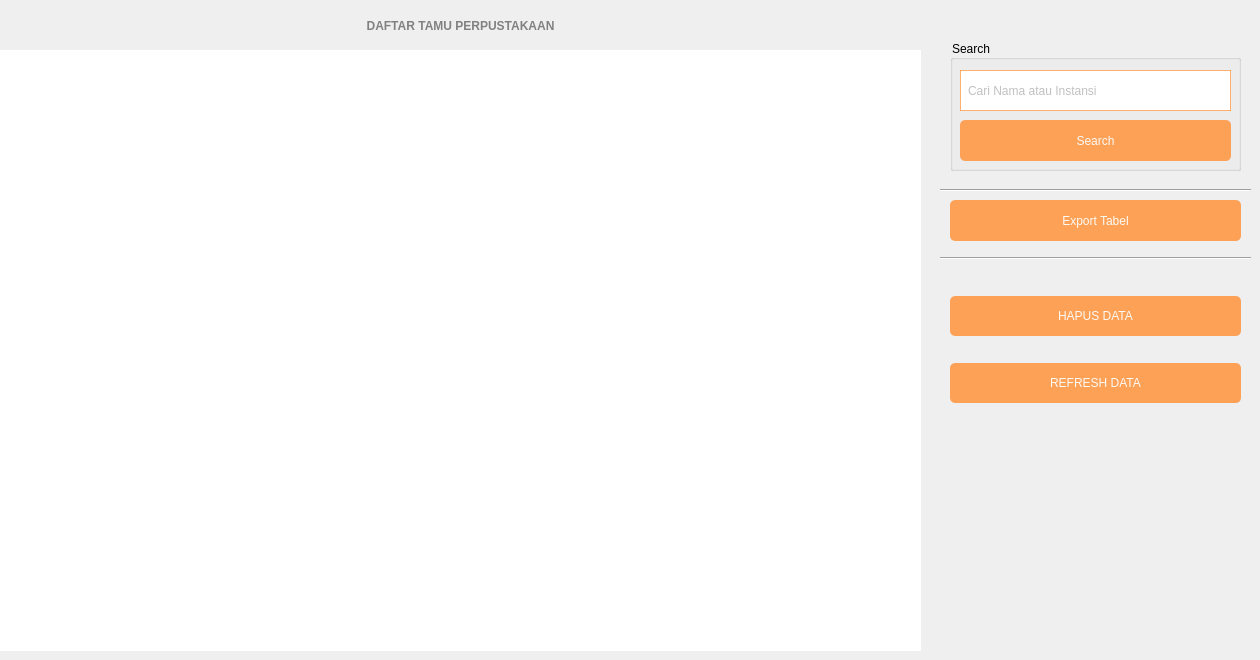
    <widget class="QWidget" name="daftarTamu">
     <property name="styleSheet">
      <string notr="true">QWidget#setting {
	background-color: #fcf9f4;
}</string>
     </property>
     <widget class="QTableWidget" name="daftarTamuTabel">
      <property name="geometry">
       <rect>
        <x>0</x>
        <y>50</y>
        <width>921</width>
        <height>601</height>
       </rect>
      </property>
      <property name="font">
       <font>
        <family>Comic Sans MS</family>
        <pointsize>10</pointsize>
       </font>
      </property>
      <property name="toolTip">
       <string>Double Click untuk lihat detail</string>
      </property>
      <property name="styleSheet">
       <string notr="true">QTableWidget#daftarTamuTabel {
	border: none;
	color: rgb(129, 129, 129)
}</string>
      </property>
      <property name="editTriggers">
       <set>QAbstractItemView::SelectedClicked</set>
      </property>
      <property name="tabKeyNavigation">
       <bool>false</bool>
      </property>
      <property name="showDropIndicator" stdset="0">
       <bool>false</bool>
      </property>
      <property name="dragDropOverwriteMode">
       <bool>false</bool>
      </property>
      <property name="selectionMode">
       <enum>QAbstractItemView::SingleSelection</enum>
      </property>
      <property name="selectionBehavior">
       <enum>QAbstractItemView::SelectRows</enum>
      </property>
      <property name="sortingEnabled">
       <bool>true</bool>
      </property>
     </widget>
     <widget class="QLabel" name="label11">
      <property name="geometry">
       <rect>
        <x>0</x>
        <y>10</y>
        <width>921</width>
        <height>31</height>
       </rect>
      </property>
      <property name="styleSheet">
       <string notr="true">QLabel#label11{
	font: 20pt &quot;Comic Sans MS&quot;;
	font-weight: bold;
	color: #818181;
}</string>
      </property>
      <property name="text">
       <string>DAFTAR TAMU PERPUSTAKAAN</string>
      </property>
      <property name="alignment">
       <set>Qt::AlignCenter</set>
      </property>
      <property name="margin">
       <number>0</number>
      </property>
      <property name="indent">
       <number>-1</number>
      </property>
     </widget>
     <widget class="QWidget" name="layoutWidget_2">
      <property name="geometry">
       <rect>
        <x>950</x>
        <y>270</y>
        <width>291</width>
        <height>161</height>
       </rect>
      </property>
      <layout class="QVBoxLayout" name="verticalLayout_4">
       <property name="spacing">
        <number>1</number>
       </property>
       <property name="sizeConstraint">
        <enum>QLayout::SetDefaultConstraint</enum>
       </property>
       <item>
        <widget class="QPushButton" name="hapusDataTButton">
         <property name="cursor">
          <cursorShape>PointingHandCursor</cursorShape>
         </property>
         <property name="styleSheet">
          <string notr="true">QPushButton#hapusDataTButton {
	background-color: rgba(255, 153, 70,230);
	border: none;
	border-radius: 5px;
	height: 40px;
	font: 13pt &quot;Comic Sans MS&quot;;
	color: #fcf9f4
}
QPushButton#hapusDataTButton:hover {
	background-color:rgba(255, 153, 70,255);
	font: 15pt &quot;Comic Sans MS&quot;;
}</string>
         </property>
         <property name="text">
          <string>HAPUS DATA</string>
         </property>
        </widget>
       </item>
       <item>
        <widget class="QPushButton" name="refreshDataTButton">
         <property name="cursor">
          <cursorShape>PointingHandCursor</cursorShape>
         </property>
         <property name="styleSheet">
          <string notr="true">QPushButton#refreshDataTButton {
	background-color: rgba(255, 153, 70,230);
	border: none;
	border-radius: 5px;
	height: 40px;
	font: 13pt &quot;Comic Sans MS&quot;;
	color: #fcf9f4
}
QPushButton#refreshDataTButton:hover {
	background-color: rgba(255, 153, 70,255);
	font: 15pt &quot;Comic Sans MS&quot;;
}</string>
         </property>
         <property name="text">
          <string>REFRESH DATA</string>
         </property>
        </widget>
       </item>
      </layout>
     </widget>
     <widget class="Line" name="line_5">
      <property name="geometry">
       <rect>
        <x>940</x>
        <y>180</y>
        <width>311</width>
        <height>20</height>
       </rect>
      </property>
      <property name="orientation">
       <enum>Qt::Horizontal</enum>
      </property>
     </widget>
     <widget class="Line" name="line_6">
      <property name="geometry">
       <rect>
        <x>940</x>
        <y>250</y>
        <width>311</width>
        <height>16</height>
       </rect>
      </property>
      <property name="orientation">
       <enum>Qt::Horizontal</enum>
      </property>
     </widget>
     <widget class="QPushButton" name="exportTableTButton">
      <property name="geometry">
       <rect>
        <x>950</x>
        <y>200</y>
        <width>291</width>
        <height>41</height>
       </rect>
      </property>
      <property name="cursor">
       <cursorShape>PointingHandCursor</cursorShape>
      </property>
      <property name="styleSheet">
       <string notr="true">QPushButton#exportTableTButton {
	background-color: rgba(255, 153, 70,230);
	border: none;
	border-radius: 5px;
	height: 40px;
	font: 13pt &quot;Comic Sans MS&quot;;
	color: #fcf9f4
}
QPushButton#exportTableTButton:hover {
	background-color: rgba(255, 153, 70,255);
	font: 15pt &quot;Comic Sans MS&quot;;
}</string>
      </property>
      <property name="text">
       <string>Export Tabel</string>
      </property>
     </widget>
     <widget class="QGroupBox" name="groupBox_2">
      <property name="geometry">
       <rect>
        <x>950</x>
        <y>40</y>
        <width>291</width>
        <height>131</height>
       </rect>
      </property>
      <property name="styleSheet">
       <string notr="true">QGroupBox#groupBox_2 {
	font: 14pt &quot;Comic Sans MS&quot;;
	font-weight: bold;
	color: #000000;
	font-weight: 400;
}</string>
      </property>
      <property name="title">
       <string>Search</string>
      </property>
      <widget class="QLineEdit" name="searchEdit">
       <property name="geometry">
        <rect>
         <x>10</x>
         <y>30</y>
         <width>271</width>
         <height>41</height>
        </rect>
       </property>
       <property name="styleSheet">
        <string notr="true">QLineEdit#searchEdit {
	padding-left: 5px;
	font: 14pt &quot;Comic Sans MS&quot;;
	color: #818181;
	border: 1px solid rgba(255, 153, 70,200);
	background-color: #ffffff;
}
QLineEdit#searchEdit:hover {
	border: 1px solid rgb(255, 153, 70);
}</string>
       </property>
       <property name="text">
        <string/>
       </property>
       <property name="maxLength">
        <number>30</number>
       </property>
       <property name="placeholderText">
        <string>Cari Nama atau Instansi</string>
       </property>
      </widget>
      <widget class="QPushButton" name="searchTTButton">
       <property name="geometry">
        <rect>
         <x>10</x>
         <y>80</y>
         <width>271</width>
         <height>41</height>
        </rect>
       </property>
       <property name="cursor">
        <cursorShape>PointingHandCursor</cursorShape>
       </property>
       <property name="styleSheet">
        <string notr="true">QPushButton#searchTTButton {
	background-color: rgba(255, 153, 70,230);
	border: none;
	border-radius: 5px;
	height: 40px;
	font: 13pt &quot;Comic Sans MS&quot;;
	color: #fcf9f4
}
QPushButton#searchTTButton:hover {
	background-color: rgba(255, 153, 70,255);
	font: 15pt &quot;Comic Sans MS&quot;;
}</string>
       </property>
       <property name="text">
        <string>Search</string>
       </property>
      </widget>
     </widget>
    </widget>
